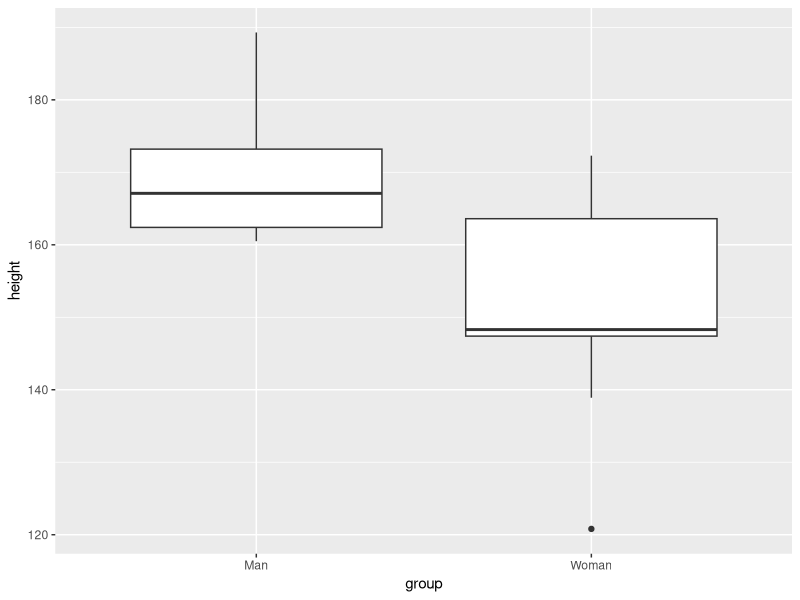

This chart was generated by the following R code:
#--------------------------------#
#### 1. 데이터 수집 ####
#--------------------------------#

# 가상의 두 데이터 검정
women_height <- c(138.9, 161.7, 172.3, 120.8, 165.4, 163.6, 147.4, 147.8, 148.3)
men_height <- c(167.2, 160.5, 166.4, 176, 189.3, 173.2, 167.1, 161.3, 162.4) 


data <- data.frame( 
  group = rep(c("Woman", "Man"), each = 9),
  height = c(women_height,  men_height)
)

#--------------------------------#
#### 2. 데이터 전처리 및 시각화 ####
#--------------------------------#

# 라이브러리 불러오기
library(dplyr)
library(reshape2)
library(ggplot2)


# 평균 및 표준편차 구하기
data %>% 
  group_by(group) %>% 
  summarise(
    count = n(), 
    mean  = mean(height), 
    sd    = sd(height)
  )

# 시각화
ggplot(data, aes(x = group, y = height)) + 
  geom_boxplot()

#--------------------------------#
#### 3. 사전 체크 ####
#--------------------------------#
# Q. 두개의 데이터는 서로 독립인가?
# A. 남자와 여자는 다름

# Q. 두개의 데이터는 각각 모두 정규성을 만족하는가? 
# 귀무가설: 데이터는 정규성을 만족한다. 
# 대립가설: 데이터는 정규성을 만족하지 않는다. 
shapiro.test(data[data$group == "Man", ]$height) # p = 0.09
shapiro.test(data[data$group == "Woman", ]$height) # p = 0.5347

# A. 모두 만족한다. 

# Q. 두개의 그룹은 같은 등분산성을 만족하는가? 
# 귀무가설: 두개 그룹의 분산은 서로 같다. 
# 대립가설: 두개 그룹의 분산은 서로 같지 않다. 
var.test(height ~ group, data = data) # p-value = 0.1382

# A. 두개 그룹의 분산은 서로 같다. 

#--------------------------------#
#### 3. t.test 검정 ####
#--------------------------------#
# 귀무가설: 여자 평균 키는 남자의 평균 키와 서로 같다. 
# 대립가설: 여자 평균 키는 남자의 평균 키와 서로 다르다. 

t.test(data$height ~ data$group, 
       mu = 0, 
       alternative = "two.sided", 
       var.equal = TRUE)


# t 통계량 2.8606
# df 자유도 16
# p-value 0.01133
# 결론: 남자의 평균키와 여자의 평균키는 통계적으로 유의하게 다르다. p-value = 0.01327